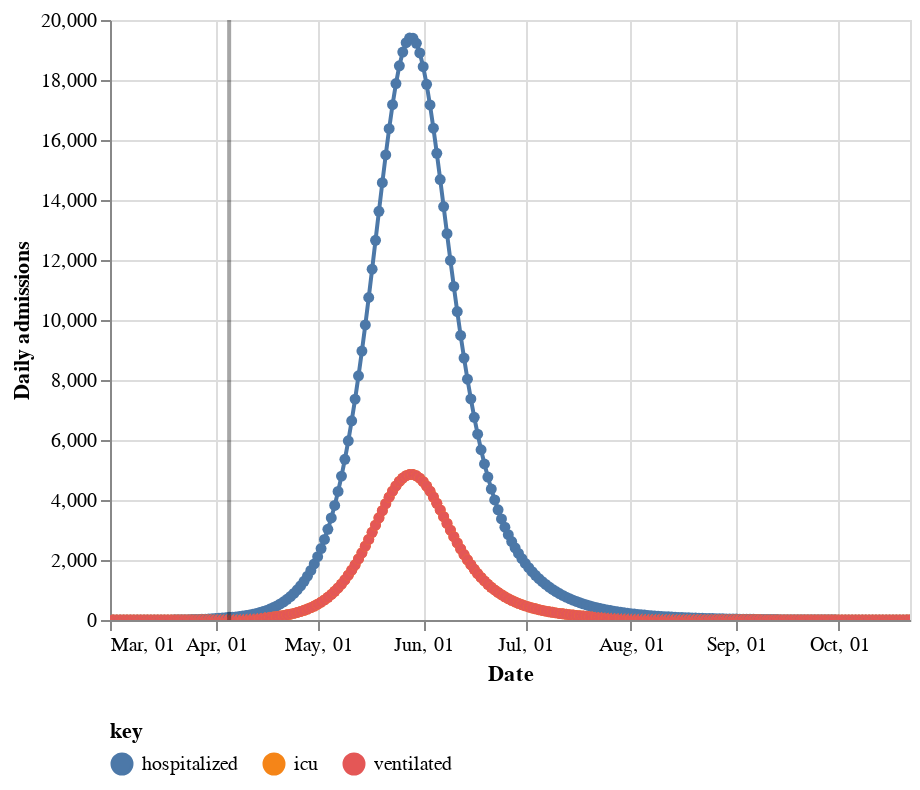

Notebook code for this chart:
### Markdown cell above
## Projections futures

Les graphiques ci-dessous montrent les projections du modèle SIR, autant pour les nouveaux cas admis à tous les jours que pour le nombre de cas au cumulatif.

### Code cell
# Graphique nouveaux cas

admits_chart = build_admits_chart(alt=alt, admits_floor_df=m.admits_floor_df, max_y_axis=p.max_y_axis)
admits_chart

### Figure 1 — Vega-Lite specification as saved in the notebook (floating-point values rounded to 4 significant figures; data arrays with more than 128 entries replaced by an {"elided": "..."} marker saying what was removed)
{"config": {"view": {"continuousWidth": 400, "continuousHeight": 300}, "legend": {"orient": "bottom"}}, "layer": [{"mark": {"type": "line", "point": true}, "encoding": {"color": {"type": "nominal", "field": "key"}, "tooltip": [{"type": "temporal", "field": "date"}, {"type": "quantitative", "field": "value", "format": ".0f", "title": "Admit"}, {"type": "nominal", "field": "key"}], "x": {"type": "temporal", "axis": {"format": "%b, %d"}, "field": "date", "title": "Date"}, "y": {"type": "quantitative", "field": "value", "scale": {}, "title": "Daily admissions"}}, "selection": {"selector006": {"type": "interval", "bind": "scales", "encodings": ["x", "y"]}}, "transform": [{"fold": ["hospitalized", "icu", "ventilated"]}]}, {"mark": {"type": "rule", "color": "black", "opacity": 0.35, "size": 2}, "encoding": {"x": {"type": "temporal", "axis": {"format": "%b, %d"}, "field": "date", "title": "Date"}}, "transform": [{"filter": "(datum.day === 0)"}]}], "data": {"name": "data-752db9a3ca2837e5a18cea19eca06402"}, "$schema": "https://vega.github.io/schema/vega-lite/v4.8.1.json", "datasets": {"data-752db9a3ca2837e5a18cea19eca06402": {"elided": "236 records"}}}
